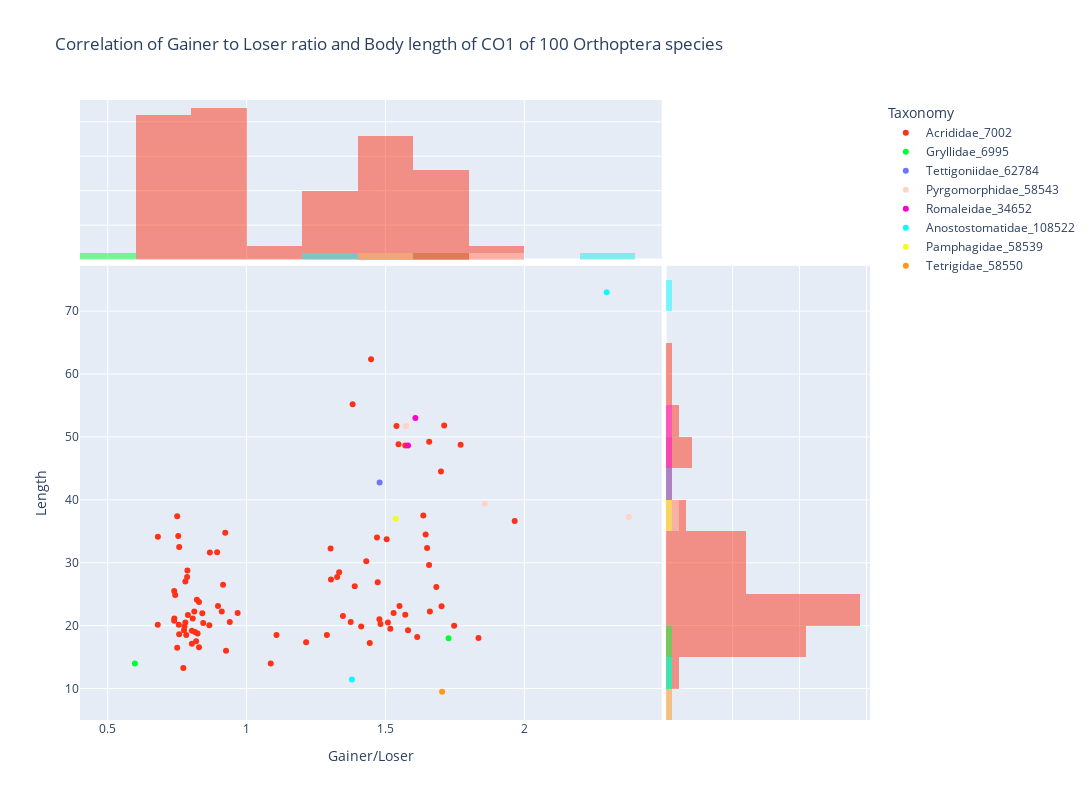

Write notebook code for a chart like this one.
### Code cell
fig = px.scatter(fracs, y='Length', x='Gainer/Loser', color='Taxonomy',  marginal_x='histogram', marginal_y='histogram', color_discrete_sequence=px.colors.qualitative.Light24, hover_data=['Species_name'], title='Correlation of Gainer to Loser ratio and Body length of CO1 of 100 Orthoptera species')
fig.update_layout(width=1300,
    height=800,
    )
fig.show()

### Figure 1 — Plotly figure (JSON) as saved in the notebook; plotly's stock layout.template omitted (floating-point values rounded to 4 significant figures)
{"data": [{"customdata": [["Acanthacris_ruficornis"], ["Acrida_bicolor"], ["Acrolophitus_hirtipes"], ["Aeoloplides_turnbulli"], ["Aeropedellus_clavatus"], ["Ageneotettix_deorum"], ["Aiolopus_thalassinus"], ["Amphitornus_coloradus"], ["Arphia_conspersa"], ["Arphia_pseudonietana"], ["Aulocara_elliotti"], ["Aulocara_femoratum"], ["Boopedon_gracile"], ["Boopedon_nubilum"], ["Camnula_pellucida"], ["Choroedocus_capensis"], ["Chorthippus_brunneus"], ["Chorthippus_curtipennis"], ["Chortophaga_viridifasciata"], ["Cordillacris_crenulata"], ["Cordillacris_occipitalis"], ["Dactylotum_bicolor"], ["Dichromorpha_viridis"], ["Dissosteira_carolina"], ["Dociostaurus_maroccanus"], ["Encoptolophus_costalis"], ["Eritettix_simplex"], ["Euthystira_brachyptera"], ["Gastrimargus_africanus"], ["Gastrimargus_marmoratus"], ["Hesperotettix_speciosus"], ["Hesperotettix_viridis"], ["Hypochlora_alba"], ["Leptysma_marginicollis"], ["Locusta_migratoria"], ["Melanoplus_alpinus"], ["Melanoplus_angustipennis"], ["Melanoplus_bivittatus"], ["Melanoplus_borealis"], ["Melanoplus_bowditchi"], ["Melanoplus_bruneri"], ["Melanoplus_confusus"], ["Melanoplus_dawsoni"], ["Melanoplus_devastator"], ["Melanoplus_differentialis"], ["Melanoplus_femurrubrum"], ["Melanoplus_foedus"], ["Melanoplus_gladstoni"], ["Melanoplus_infantilis"], ["Melanoplus_keeleri"], ["Melanoplus_lakinus"], ["Melanoplus_occidentalis"], ["Melanoplus_packardii"], ["Melanoplus_sanguinipes"], ["Melanoplus_scudderi"], ["Mermiria_bivittata"], ["Metator_pardalinus"], ["Myrmeleotettix_maculatus"], ["Nomadacris_septemfasciata"], ["Oedaleus_abruptus"], ["Omocestus_viridulus"], ["Opeia_obscura"], ["Orphulella_pelidna"], ["Orphulella_speciosa"], ["Orthochtha_dasycnemis"], ["Oxya_chinensis"], ["Oxya_japonica"], ["Paracinema_tricolor"], ["Pardalophora_phoenicoptera"], ["Phlibostroma_quadrimaculatum"], ["Phoetaliotes_nebrascensis"], ["Psoloessa_delicatula"], ["Ronderosia_bergii"], ["Schistocerca_americana"], ["Schistocerca_cancellata"], ["Schistocerca_gregaria"], ["Schistocerca_lineata"], ["Spathosternum_prasiniferum"], ["Spharagemon_collare"], ["Stenacris_vitreipennis"], ["Stenobothrus_lineatus"], ["Stethophyma_grossum"], ["Syrbula_admirabilis"], ["Syrbula_montezuma"], ["Trachyrhachys_kiowa"], ["Trimerotropis_pallidipennis"], ["Xanthippus_corallipes"], ["Xenocatantops_humilis"]], "hovertemplate": "Taxonomy=Acrididae_7002<br>Gainer/Loser=%{x}<br>Length=%{y}<br>Species_name=%{customdata[0]}<extra></extra>", "legendgroup": "Acrididae_7002", "marker": {"color": "#FD3216", "symbol": "circle"}, "mode": "markers", "name": "Acrididae_7002", "orientation": "v", "showlegend": true, "type": "scatter", "x": [1.448, 1.382, 1.636, 0.9394, 0.8235, 0.8028, 1.747, 0.7397, 0.7794, 0.7429, 1.413, 1.581, 0.9231, 1.657, 0.9677, 1.547, 0.8143, 0.7571, 1.702, 1.087, 0.7761, 0.9153, 1.66, 0.6806, 1.389, 0.68, 0.7746, 1.108, 0.8939, 1.966, 1.326, 1.509, 0.8182, 0.75, 1.771, 0.7557, 1.571, 1.504, 0.8406, 0.8971, 0.9104, 1.478, 1.614, 0.806, 1.47, 1.551, 1.333, 0.7887, 0.8028, 0.8437, 1.518, 1.347, 0.8676, 0.8286, 0.7794, 1.65, 0.7857, 0.7722, 1.658, 1.835, 1.289, 0.8286, 0.8116, 0.9259, 1.529, 1.375, 1.304, 0.7869, 1.7, 1.214, 0.8657, 0.75, 0.7391, 1.571, 1.712, 1.54, 1.645, 1.443, 0.8209, 1.431, 1.482, 0.7391, 0.7538, 1.303, 0.7826, 1.683, 0.7571, 1.472], "xaxis": "x", "y": [62.35, 55.2, 37.5, 20.57, 18.75, 19.18, 20, 21.15, 27, 24.88, 19.88, 19.27, 34.75, 29.62, 22, 48.85, 19, 18.65, 23.1, 14, 19.88, 26.5, 22.25, 34.12, 26.25, 20.12, 19.25, 18.5, 31.68, 36.62, 27.75, 20.5, 17.52, 37.4, 48.75, 20.12, 21.73, 33.75, 21.99, 23.12, 22.25, 21, 18.2, 21.12, 34, 23.12, 28.5, 21.7, 17.12, 20.43, 19.5, 21.55, 31.62, 23.75, 20.5, 32.33, 27.75, 13.25, 49.25, 18.05, 18.5, 16.55, 22.25, 16, 22, 20.57, 27.35, 28.77, 44.5, 17.38, 20.05, 16.5, 20.77, 48.62, 51.82, 51.75, 34.5, 17.25, 24.12, 30.25, 20.25, 25.5, 34.25, 32.25, 18.5, 26.12, 32.5, 26.9], "yaxis": "y"}, {"alignmentgroup": "True", "bingroup": "x", "hovertemplate": "Taxonomy=Acrididae_7002<br>Gainer/Loser=%{x}<br>count=%{y}<extra></extra>", "legendgroup": "Acrididae_7002", "marker": {"color": "#FD3216"}, "name": "Acrididae_7002", "offsetgroup": "Acrididae_7002", "opacity": 0.5, "showlegend": false, "type": "histogram", "x": [1.448, 1.382, 1.636, 0.9394, 0.8235, 0.8028, 1.747, 0.7397, 0.7794, 0.7429, 1.413, 1.581, 0.9231, 1.657, 0.9677, 1.547, 0.8143, 0.7571, 1.702, 1.087, 0.7761, 0.9153, 1.66, 0.6806, 1.389, 0.68, 0.7746, 1.108, 0.8939, 1.966, 1.326, 1.509, 0.8182, 0.75, 1.771, 0.7557, 1.571, 1.504, 0.8406, 0.8971, 0.9104, 1.478, 1.614, 0.806, 1.47, 1.551, 1.333, 0.7887, 0.8028, 0.8437, 1.518, 1.347, 0.8676, 0.8286, 0.7794, 1.65, 0.7857, 0.7722, 1.658, 1.835, 1.289, 0.8286, 0.8116, 0.9259, 1.529, 1.375, 1.304, 0.7869, 1.7, 1.214, 0.8657, 0.75, 0.7391, 1.571, 1.712, 1.54, 1.645, 1.443, 0.8209, 1.431, 1.482, 0.7391, 0.7538, 1.303, 0.7826, 1.683, 0.7571, 1.472], "xaxis": "x3", "yaxis": "y3"}, {"alignmentgroup": "True", "bingroup": "y", "hovertemplate": "Taxonomy=Acrididae_7002<br>Length=%{y}<br>count=%{x}<extra></extra>", "legendgroup": "Acrididae_7002", "marker": {"color": "#FD3216"}, "name": "Acrididae_7002", "offsetgroup": "Acrididae_7002", "opacity": 0.5, "showlegend": false, "type": "histogram", "xaxis": "x2", "y": [62.35, 55.2, 37.5, 20.57, 18.75, 19.18, 20, 21.15, 27, 24.88, 19.88, 19.27, 34.75, 29.62, 22, 48.85, 19, 18.65, 23.1, 14, 19.88, 26.5, 22.25, 34.12, 26.25, 20.12, 19.25, 18.5, 31.68, 36.62, 27.75, 20.5, 17.52, 37.4, 48.75, 20.12, 21.73, 33.75, 21.99, 23.12, 22.25, 21, 18.2, 21.12, 34, 23.12, 28.5, 21.7, 17.12, 20.43, 19.5, 21.55, 31.62, 23.75, 20.5, 32.33, 27.75, 13.25, 49.25, 18.05, 18.5, 16.55, 22.25, 16, 22, 20.57, 27.35, 28.77, 44.5, 17.38, 20.05, 16.5, 20.77, 48.62, 51.82, 51.75, 34.5, 17.25, 24.12, 30.25, 20.25, 25.5, 34.25, 32.25, 18.5, 26.12, 32.5, 26.9], "yaxis": "y2"}, {"customdata": [["Acheta_domesticus"], ["Oecanthus_nigricornis"]], "hovertemplate": "Taxonomy=Gryllidae_6995<br>Gainer/Loser=%{x}<br>Length=%{y}<br>Species_name=%{customdata[0]}<extra></extra>", "legendgroup": "Gryllidae_6995", "marker": {"color": "#00FE35", "symbol": "circle"}, "mode": "markers", "name": "Gryllidae_6995", "orientation": "v", "showlegend": true, "type": "scatter", "x": [1.727, 0.5976], "xaxis": "x", "y": [18, 14], "yaxis": "y"}, {"alignmentgroup": "True", "bingroup": "x", "hovertemplate": "Taxonomy=Gryllidae_6995<br>Gainer/Loser=%{x}<br>count=%{y}<extra></extra>", "legendgroup": "Gryllidae_6995", "marker": {"color": "#00FE35"}, "name": "Gryllidae_6995", "offsetgroup": "Gryllidae_6995", "opacity": 0.5, "showlegend": false, "type": "histogram", "x": [1.727, 0.5976], "xaxis": "x3", "yaxis": "y3"}, {"alignmentgroup": "True", "bingroup": "y", "hovertemplate": "Taxonomy=Gryllidae_6995<br>Length=%{y}<br>count=%{x}<extra></extra>", "legendgroup": "Gryllidae_6995", "marker": {"color": "#00FE35"}, "name": "Gryllidae_6995", "offsetgroup": "Gryllidae_6995", "opacity": 0.5, "showlegend": false, "type": "histogram", "xaxis": "x2", "y": [18, 14], "yaxis": "y2"}, {"customdata": [["Anabrus_simplex"]], "hovertemplate": "Taxonomy=Tettigoniidae_62784<br>Gainer/Loser=%{x}<br>Length=%{y}<br>Species_name=%{customdata[0]}<extra></extra>", "legendgroup": "Tettigoniidae_62784", "marker": {"color": "#6A76FC", "symbol": "circle"}, "mode": "markers", "name": "Tettigoniidae_62784", "orientation": "v", "showlegend": true, "type": "scatter", "x": [1.479], "xaxis": "x", "y": [42.75], "yaxis": "y"}, {"alignmentgroup": "True", "bingroup": "x", "hovertemplate": "Taxonomy=Tettigoniidae_62784<br>Gainer/Loser=%{x}<br>count=%{y}<extra></extra>", "legendgroup": "Tettigoniidae_62784", "marker": {"color": "#6A76FC"}, "name": "Tettigoniidae_62784", "offsetgroup": "Tettigoniidae_62784", "opacity": 0.5, "showlegend": false, "type": "histogram", "x": [1.479], "xaxis": "x3", "yaxis": "y3"}, {"alignmentgroup": "True", "bingroup": "y", "hovertemplate": "Taxonomy=Tettigoniidae_62784<br>Length=%{y}<br>count=%{x}<extra></extra>", "legendgroup": "Tettigoniidae_62784", "marker": {"color": "#6A76FC"}, "name": "Tettigoniidae_62784", "offsetgroup": "Tettigoniidae_62784", "opacity": 0.5, "showlegend": false, "type": "histogram", "xaxis": "x2", "y": [42.75], "yaxis": "y2"}, {"customdata": [["Aularches_miliaris"], ["Zonocerus_elegans"], ["Zonocerus_variegatus"]], "hovertemplate": "Taxonomy=Pyrgomorphidae_58543<br>Gainer/Loser=%{x}<br>Length=%{y}<br>Species_name=%{customdata[0]}<extra></extra>", "legendgroup": "Pyrgomorphidae_58543", "marker": {"color": "#FED4C4", "symbol": "circle"}, "mode": "markers", "name": "Pyrgomorphidae_58543", "orientation": "v", "showlegend": true, "type": "scatter", "x": [1.574, 1.857, 2.377], "xaxis": "x", "y": [51.75, 39.38, 37.29], "yaxis": "y"}, {"alignmentgroup": "True", "bingroup": "x", "hovertemplate": "Taxonomy=Pyrgomorphidae_58543<br>Gainer/Loser=%{x}<br>count=%{y}<extra></extra>", "legendgroup": "Pyrgomorphidae_58543", "marker": {"color": "#FED4C4"}, "name": "Pyrgomorphidae_58543", "offsetgroup": "Pyrgomorphidae_58543", "opacity": 0.5, "showlegend": false, "type": "histogram", "x": [1.574, 1.857, 2.377], "xaxis": "x3", "yaxis": "y3"}, {"alignmentgroup": "True", "bingroup": "y", "hovertemplate": "Taxonomy=Pyrgomorphidae_58543<br>Length=%{y}<br>count=%{x}<extra></extra>", "legendgroup": "Pyrgomorphidae_58543", "marker": {"color": "#FED4C4"}, "name": "Pyrgomorphidae_58543", "offsetgroup": "Pyrgomorphidae_58543", "opacity": 0.5, "showlegend": false, "type": "histogram", "xaxis": "x2", "y": [51.75, 39.38, 37.29], "yaxis": "y2"}, {"customdata": [["Brachystola_magna"], ["Romalea_microptera"]], "hovertemplate": "Taxonomy=Romaleidae_34652<br>Gainer/Loser=%{x}<br>Length=%{y}<br>Species_name=%{customdata[0]}<extra></extra>", "legendgroup": "Romaleidae_34652", "marker": {"color": "#FE00CE", "symbol": "circle"}, "mode": "markers", "name": "Romaleidae_34652", "orientation": "v", "showlegend": true, "type": "scatter", "x": [1.581, 1.608], "xaxis": "x", "y": [48.62, 53], "yaxis": "y"}, {"alignmentgroup": "True", "bingroup": "x", "hovertemplate": "Taxonomy=Romaleidae_34652<br>Gainer/Loser=%{x}<br>count=%{y}<extra></extra>", "legendgroup": "Romaleidae_34652", "marker": {"color": "#FE00CE"}, "name": "Romaleidae_34652", "offsetgroup": "Romaleidae_34652", "opacity": 0.5, "showlegend": false, "type": "histogram", "x": [1.581, 1.608], "xaxis": "x3", "yaxis": "y3"}, {"alignmentgroup": "True", "bingroup": "y", "hovertemplate": "Taxonomy=Romaleidae_34652<br>Length=%{y}<br>count=%{x}<extra></extra>", "legendgroup": "Romaleidae_34652", "marker": {"color": "#FE00CE"}, "name": "Romaleidae_34652", "offsetgroup": "Romaleidae_34652", "opacity": 0.5, "showlegend": false, "type": "histogram", "xaxis": "x2", "y": [48.62, 53], "yaxis": "y2"}, {"customdata": [["Deinacrida_fallai"], ["Hemiandrus_pallitarsis"]], "hovertemplate": "Taxonomy=Anostostomatidae_108522<br>Gainer/Loser=%{x}<br>Length=%{y}<br>Species_name=%{customdata[0]}<extra></extra>", "legendgroup": "Anostostomatidae_108522", "marker": {"color": "#0DF9FF", "symbol": "circle"}, "mode": "markers", "name": "Anostostomatidae_108522", "orientation": "v", "showlegend": true, "type": "scatter", "x": [2.297, 1.379], "xaxis": "x", "y": [73, 11.43], "yaxis": "y"}, {"alignmentgroup": "True", "bingroup": "x", "hovertemplate": "Taxonomy=Anostostomatidae_108522<br>Gainer/Loser=%{x}<br>count=%{y}<extra></extra>", "legendgroup": "Anostostomatidae_108522", "marker": {"color": "#0DF9FF"}, "name": "Anostostomatidae_108522", "offsetgroup": "Anostostomatidae_108522", "opacity": 0.5, "showlegend": false, "type": "histogram", "x": [2.297, 1.379], "xaxis": "x3", "yaxis": "y3"}, {"alignmentgroup": "True", "bingroup": "y", "hovertemplate": "Taxonomy=Anostostomatidae_108522<br>Length=%{y}<br>count=%{x}<extra></extra>", "legendgroup": "Anostostomatidae_108522", "marker": {"color": "#0DF9FF"}, "name": "Anostostomatidae_108522", "offsetgroup": "Anostostomatidae_108522", "opacity": 0.5, "showlegend": false, "type": "histogram", "xaxis": "x2", "y": [73, 11.43], "yaxis": "y2"}, {"customdata": [["Prionotropis_hystrix"]], "hovertemplate": "Taxonomy=Pamphagidae_58539<br>Gainer/Loser=%{x}<br>Length=%{y}<br>Species_name=%{customdata[0]}<extra></extra>", "legendgroup": "Pamphagidae_58539", "marker": {"color": "#F6F926", "symbol": "circle"}, "mode": "markers", "name": "Pamphagidae_58539", "orientation": "v", "showlegend": true, "type": "scatter", "x": [1.537], "xaxis": "x", "y": [37], "yaxis": "y"}, {"alignmentgroup": "True", "bingroup": "x", "hovertemplate": "Taxonomy=Pamphagidae_58539<br>Gainer/Loser=%{x}<br>count=%{y}<extra></extra>", "legendgroup": "Pamphagidae_58539", "marker": {"color": "#F6F926"}, "name": "Pamphagidae_58539", "offsetgroup": "Pamphagidae_58539", "opacity": 0.5, "showlegend": false, "type": "histogram", "x": [1.537], "xaxis": "x3", "yaxis": "y3"}, {"alignmentgroup": "True", "bingroup": "y", "hovertemplate": "Taxonomy=Pamphagidae_58539<br>Length=%{y}<br>count=%{x}<extra></extra>", "legendgroup": "Pamphagidae_58539", "marker": {"color": "#F6F926"}, "name": "Pamphagidae_58539", "offsetgroup": "Pamphagidae_58539", "opacity": 0.5, "showlegend": false, "type": "histogram", "xaxis": "x2", "y": [37], "yaxis": "y2"}, {"customdata": [["Tetrix_subulata"]], "hovertemplate": "Taxonomy=Tetrigidae_58550<br>Gainer/Loser=%{x}<br>Length=%{y}<br>Species_name=%{customdata[0]}<extra></extra>", "legendgroup": "Tetrigidae_58550", "marker": {"color": "#FF9616", "symbol": "circle"}, "mode": "markers", "name": "Tetrigidae_58550", "orientation": "v", "showlegend": true, "type": "scatter", "x": [1.704], "xaxis": "x", "y": [9.5], "yaxis": "y"}, {"alignmentgroup": "True", "bingroup": "x", "hovertemplate": "Taxonomy=Tetrigidae_58550<br>Gainer/Loser=%{x}<br>count=%{y}<extra></extra>", "legendgroup": "Tetrigidae_58550", "marker": {"color": "#FF9616"}, "name": "Tetrigidae_58550", "offsetgroup": "Tetrigidae_58550", "opacity": 0.5, "showlegend": false, "type": "histogram", "x": [1.704], "xaxis": "x3", "yaxis": "y3"}, {"alignmentgroup": "True", "bingroup": "y", "hovertemplate": "Taxonomy=Tetrigidae_58550<br>Length=%{y}<br>count=%{x}<extra></extra>", "legendgroup": "Tetrigidae_58550", "marker": {"color": "#FF9616"}, "name": "Tetrigidae_58550", "offsetgroup": "Tetrigidae_58550", "opacity": 0.5, "showlegend": false, "type": "histogram", "xaxis": "x2", "y": [9.5], "yaxis": "y2"}], "layout": {"barmode": "overlay", "height": 800, "legend": {"title": {"text": "Taxonomy"}, "tracegroupgap": 0}, "title": {"text": "Correlation of Gainer to Loser ratio and Body length of CO1 of 100 Orthoptera species"}, "width": 1300, "xaxis": {"anchor": "y", "domain": [0, 0.7363], "title": {"text": "Gainer/Loser"}}, "xaxis2": {"anchor": "y2", "domain": [0.7413, 1], "matches": "x2", "showgrid": true, "showline": false, "showticklabels": false, "ticks": ""}, "xaxis3": {"anchor": "y3", "domain": [0, 0.7363], "matches": "x", "showgrid": true, "showticklabels": false}, "xaxis4": {"anchor": "y4", "domain": [0.7413, 1], "matches": "x2", "showgrid": true, "showline": false, "showticklabels": false, "ticks": ""}, "yaxis": {"anchor": "x", "domain": [0, 0.7326], "title": {"text": "Length"}}, "yaxis2": {"anchor": "x2", "domain": [0, 0.7326], "matches": "y", "showgrid": true, "showticklabels": false}, "yaxis3": {"anchor": "x3", "domain": [0.7426, 1], "matches": "y3", "showgrid": true, "showline": false, "showticklabels": false, "ticks": ""}, "yaxis4": {"anchor": "x4", "domain": [0.7426, 1], "matches": "y3", "showgrid": true, "showline": false, "showticklabels": false, "ticks": ""}}}
